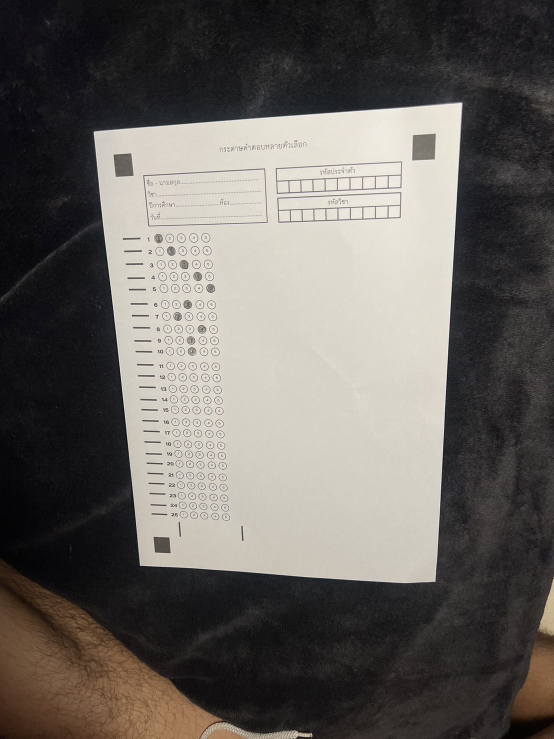
#> input picture backend/scanner/test_image/S__221782018.jpg, 1108 x 1477 px (shown at 1/2 size)
$ python scanerTest.py
#> lines starting #> are read from the running program, lines starting #| are printed output that depends on the picture; after the words box and inside, x2 and y2 are one past the last pixel; in counts of white or black regions, pixels touching at a corner belong together
# =====================================================================================
# anser sheet scanner
# =====================================================================================

# import the necessary packages
from imutils.perspective import four_point_transform
import cv2
import argparse
from imutils import contours
import numpy as np
import imutils

image_path = 'test_image/S__221782018.jpg'
save_output_dir = './output'

image = cv2.imread(image_path)
#> image is the input picture: shape (1477, 1108, 3); mean B, G, R 94.9, 99.6, 103.4
image = imutils.resize(image, width=1600)
#> image: shape (2132, 1600, 3)

gray = cv2.cvtColor(image, cv2.COLOR_BGR2GRAY)
blurred = cv2.GaussianBlur(gray, (5, 5), 0)
edged = cv2.Canny(blurred, 75, 200, None, 3, False)
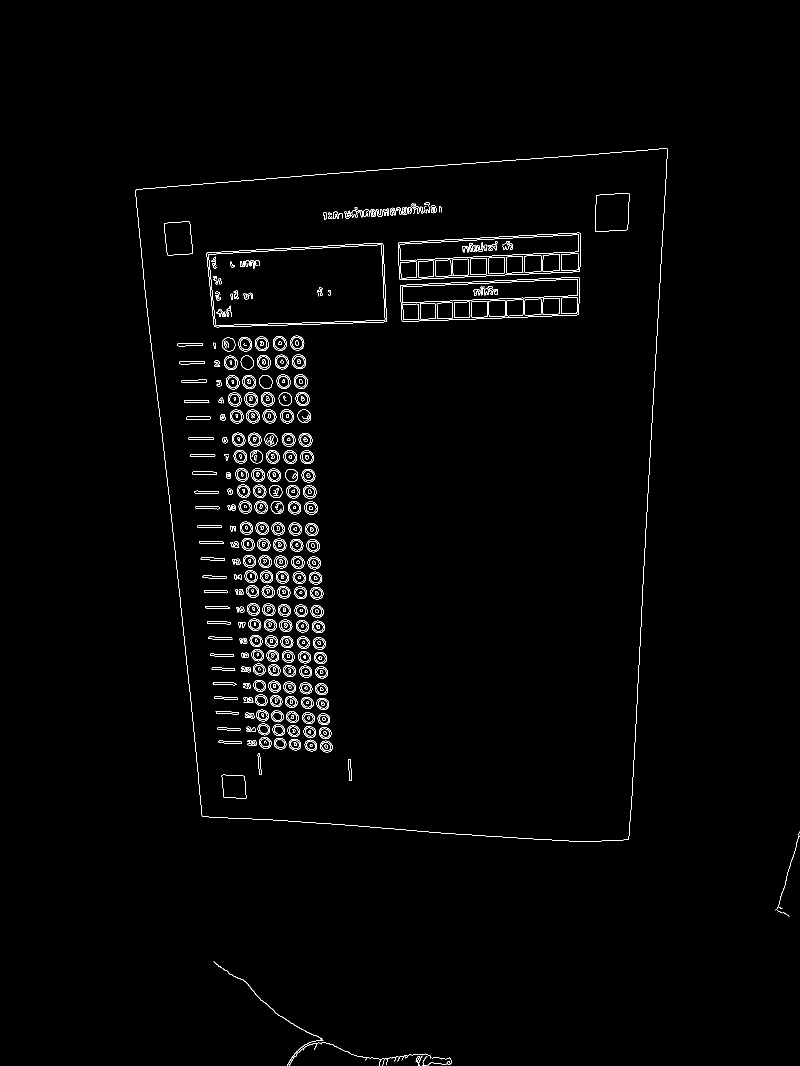
#> edged: shape (2132, 1600) (shown at 1/2 size); 1.3% white in thin lines or dots, all inside (x1, y1, x2, y2) = (271, 296, 1600, 2132)
gradient = cv2.morphologyEx(
    edged, cv2.MORPH_GRADIENT, np.ones((3, 3), np.uint8))
#> gradient: shape (2132, 1600); 3.9% white; 253 white regions

cv2.imwrite(f'{save_output_dir}/1.gray.jpg', gray)
cv2.imwrite(f'{save_output_dir}/2.blurred.jpg', blurred)
cv2.imwrite(f'{save_output_dir}/3.edged.jpg', edged)
cv2.imwrite(f'{save_output_dir}/4.gradient.jpg', gradient)
# [7 lines of commented-out code are left out]
cnts = cv2.findContours(gradient.copy(), cv2.RETR_EXTERNAL,
                        cv2.CHAIN_APPROX_SIMPLE)
#> cnts = 3 contours; box (x1, y1, x2, y2) and area: (270, 295, 1337, 1685) 1272970, (426, 1922, 904, 2132) 3358, (1550, 1662, 1600, 1834) 548
cnts = imutils.grab_contours(cnts)

cv2.imwrite(f'{save_output_dir}/5.cnts.jpg', cv2.drawContours(
    image.copy(), cnts, -1, (0, 255, 0), 5))
# [5 lines of commented-out code are left out]

docCnt = None

# ensure that at least one contour was found
if len(cnts) > 0:
    # sort the contours according to their size in
    # descending order
    cnts = sorted(cnts, key=cv2.contourArea, reverse=True)

    # loop over the sorted contours
    for c in cnts:
        # approximate the contour
        peri = cv2.arcLength(c, True)
        approx = cv2.approxPolyDP(c, 0.02 * peri, True)

        # if our approximated contour has four points,
        # then we can assume we have found the paper
        if len(approx) >= 4 and len(approx) <= 6:
            docCnt = approx
            break
#> this loop made 1 pass
#> (peri, docCnt) on pass 1: (4703.2, [[1334, 295], [270, 379], [403, 1633], [1258, 1679]])

cv2.imwrite(f'{save_output_dir}/6.docCnt.jpg', cv2.drawContours(
    image.copy(), [docCnt], -1, (0, 0, 255), 5))
# show the contour of the paper
# cv2.drawContours(image, [docCnt], -1, (0, 255, 0), 2)
# cv2.imshow('image', image)
# cv2.waitKey(0)
# cv2.destroyAllWindows()


# apply a four point perspective transform to both the
# original image and grayscale image to obtain a top-down
# birds eye view of the paper
paper = four_point_transform(image, docCnt.reshape(4, 2))
warped = four_point_transform(gray, docCnt.reshape(4, 2))

# [5 lines of commented-out code are left out]
cv2.imwrite(f'{save_output_dir}/7.paper.jpg', paper)
cv2.imwrite(f'{save_output_dir}/8.warped.jpg', warped)

# apply Otsu's thresholding method to binarize the warped
# piece of paper
thresh = cv2.threshold(warped, 0, 255,
                       cv2.THRESH_BINARY_INV | cv2.THRESH_OTSU)[1]
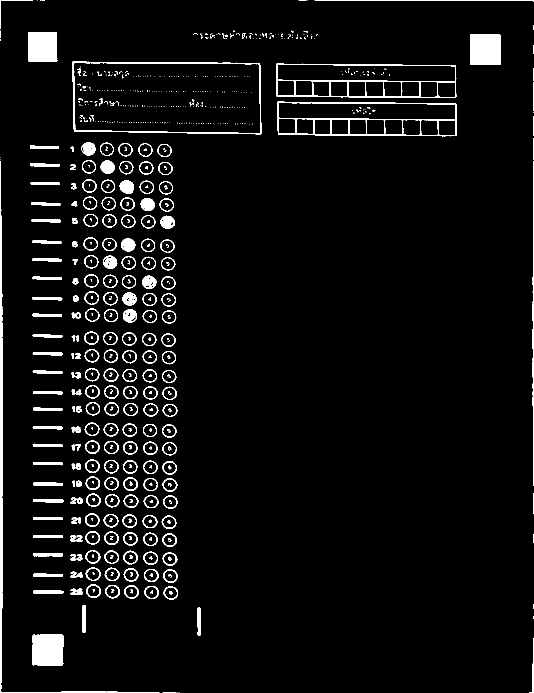
#> thresh: shape (1386, 1067) (shown at 1/2 size); 4.8% white; 700 white regions (409 under 20 px)

# cv2.imshow('thresh', thresh)
# cv2.waitKey(0)
# cv2.destroyAllWindows()

# find contours in the thresholded image, then initialize
# the list of contours that correspond to questions
cnts = cv2.findContours(thresh.copy(), cv2.RETR_EXTERNAL,
                        cv2.CHAIN_APPROX_SIMPLE)
#> cnts = 291 contours, 93 with area under 20; largest, box (x1, y1, x2, y2) and area: (144, 123, 523, 269) 52491, (552, 127, 913, 196) 23302, (554, 203, 913, 273) 23286, (0, 322, 319, 1386) 3755, (65, 1269, 127, 1331) 3664
cnts = imutils.grab_contours(cnts)

# draw all contours
output = paper.copy()
cv2.drawContours(output, cnts, -1, (0, 255, 0), 2)
#> output: shape (1386, 1067, 3); mean B, G, R 188.7, 211.4, 202.9
cv2.imshow('paper', output)
cv2.waitKey(0)

cv2.imwrite(f'{save_output_dir}/9.cnts.jpg', cv2.drawContours(
    paper.copy(), cnts, -1, (0, 255, 0), 5))
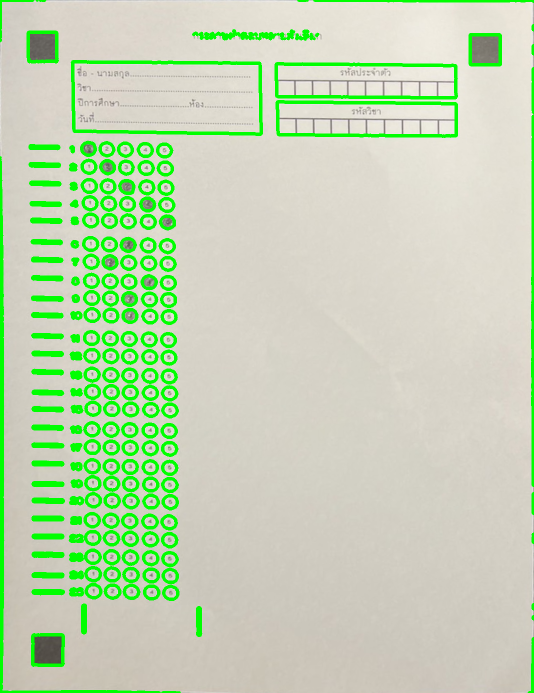
#> saved as 9.cnts.jpg: shape (1386, 1067, 3) (shown at 1/2 size); mean B, G, R 179.7, 214, 193.5

# find conner square marker for rotation (top-left, top-right, bottom-left) and marker infill is black
connerCnts = []
for c in cnts:
    # compute the bounding box of the contour, then use the
    # bounding box to derive the aspect ratio
    (x, y, w, h) = cv2.boundingRect(c)
    ratio = w / float(h)

    # contours area
    cntAr = cv2.contourArea(c)
    if (ratio >= 0.8 and ratio <= 1.1) and (cntAr > 1000):

        mask = np.zeros(thresh.shape, dtype='uint8')
        cv2.drawContours(mask, [c], -1, 255, -1)
        mask = cv2.bitwise_and(thresh, thresh, mask=mask)
        filledArea = cv2.countNonZero(mask)

        # calculate the total number of non-zero pixels
        percentage_filled = (filledArea / float(cntAr)) * 100
        # print('percentage_filled: ', percentage_filled, 'ratio: ', ratio, 'cntAr: ', cntAr)

        if percentage_filled > 70:
            connerCnts.append(c)
#> this loop made 291 passes
#> (x, y, w, h, ratio, cntAr, filledArea, percentage_filled) on passes 7, 246, 279: (65, 1269, 62, 62, 1, 3664.5, 3784, 103.3), (940, 69, 61, 61, 1, 3599, 3719, 103.3), (56, 64, 59, 60, 0.983, 3326, 3441, 103.5)
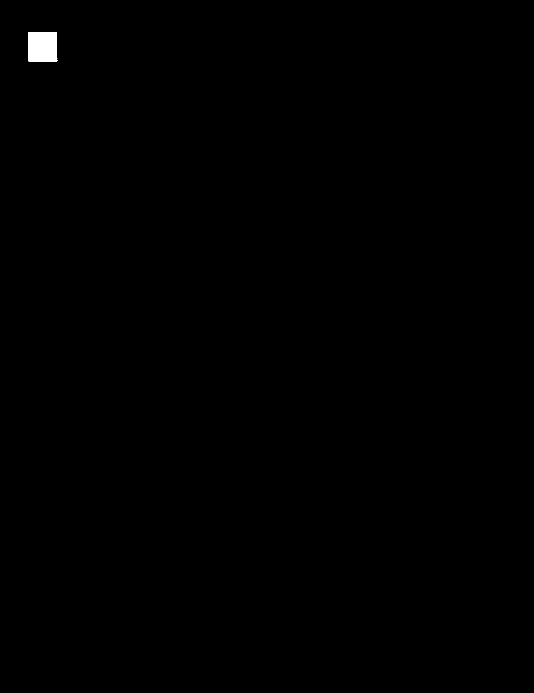
#> mask: shape (1386, 1067) (shown at 1/2 size); 0.23% white; 1 white region
#> after the loop, connerCnts = 3 contours; box (x1, y1, x2, y2) and area: (65, 1269, 127, 1331) 3664, (940, 69, 1001, 130) 3599, (56, 64, 115, 124) 3326

# draw all conners
output = paper.copy()
cv2.drawContours(output, connerCnts, -1, (0, 255, 0), 2)
#> output: shape (1386, 1067, 3); mean B, G, R 195.8, 206.6, 210.6
cv2.imshow('connerCnts', imutils.resize(output, height=650))
cv2.waitKey(0)
cv2.destroyAllWindows()

cv2.imwrite(f'{save_output_dir}/10.connerCnts.jpg', cv2.drawContours(
    paper.copy(), connerCnts, -1, (0, 255, 0), 5))

topZoneImage = warped.shape[0] // 3
#> topZoneImage = 462
# print('topZoneImage: ', topZoneImage)

topMaker = []
for c in connerCnts:
    (x, y, w, h) = cv2.boundingRect(c)
    if y < topZoneImage:
        topMaker.append(c)
#> this loop made 3 passes
#> (x, y, w, h) on passes 1 to 3: (65, 1269, 62, 62), (940, 69, 61, 61), (56, 64, 59, 60)
#> after the loop, topMaker = 2 contours; box (x1, y1, x2, y2) and area: (940, 69, 1001, 130) 3599, (56, 64, 115, 124) 3326

print('topMaker: ', len(topMaker))
#| topMaker:  2
if len(topMaker) == 1:
    print('image is upside down')
    warped = cv2.rotate(warped, cv2.ROTATE_180)
    thresh = cv2.rotate(thresh, cv2.ROTATE_180)
    paper = cv2.rotate(paper, cv2.ROTATE_180)


# cv2.imshow('Scanned', imutils.resize(warped, height=650))
# cv2.waitKey(0)
# cv2.destroyAllWindows()

cnts = cv2.findContours(thresh.copy(), cv2.RETR_EXTERNAL,
                        cv2.CHAIN_APPROX_SIMPLE)
cnts = imutils.grab_contours(cnts)

# draw all contours
# output = paper.copy()
# cv2.drawContours(output, cnts, -1, (0, 255, 0), 2)
# cv2.imshow('paper', imutils.resize(output, height=1000))


all_rectangles = []

print('cnts: ', len(cnts))
#| cnts:  291
for c in cnts:
    peri = cv2.arcLength(c, True)
    approx = cv2.approxPolyDP(c, 0.02 * peri, True)

    contour_area = cv2.contourArea(c)

    if contour_area != 0:
        mask = np.zeros(thresh.shape, dtype="uint8")

        cv2.drawContours(mask, [c], -1, 255, -1)
        mask = cv2.bitwise_and(thresh, thresh, mask=mask)

        total = cv2.countNonZero(mask)

        percentage_filled = total / float(contour_area)

        if len(approx) >= 3 and len(approx) <= 6 and percentage_filled > 0.9 and cv2.contourArea(c) > 200:
            all_rectangles.append(approx)
#> this loop made 291 passes
#> (peri, approx, contour_area, total, percentage_filled) on passes 4, 7, 9, 10, 12: (206.8, [[1066, 1289], [1065, 1384], [1058, 1385], [1066, 1385]], 59, 163, 2.76), (244, [[67, 1269], [65, 1329], [124, 1330], [126, 1271]], 3664.5, 3784, 1.03), (119.9, [[396, 1215], [395, 1269], [400, 1270], [400, 1216]], 265.5, 325, 1.22), (118.2, [[166, 1210], [165, 1264], [169, 1265], [170, 1210]], 273.5, 333, 1.22), (130.1, [[66, 1182], [67, 1186], [126, 1185], [123, 1181]], 298, 362, 1.21)
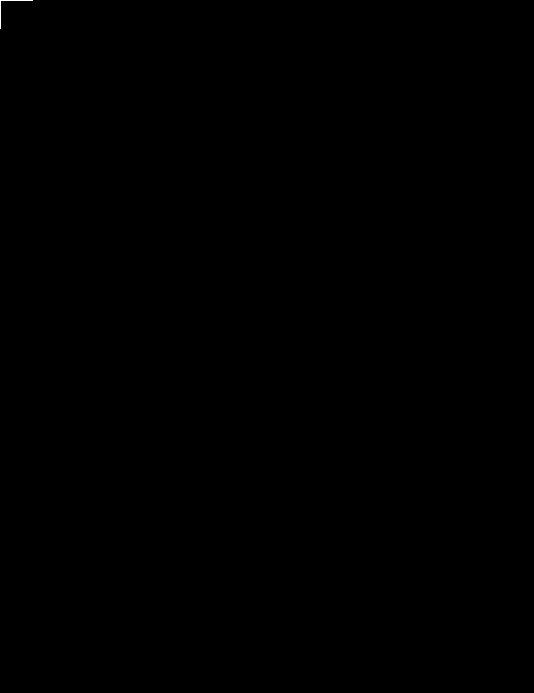
#> mask: shape (1386, 1067) (shown at 1/2 size); 0.01% white in thin lines or dots, all inside (x1, y1, x2, y2) = (0, 0, 66, 58)

# [13 lines of commented-out code are left out]

print('all_rectangles: ', len(all_rectangles))
#| all_rectangles:  31

rectangles = []

for c in all_rectangles:
    x, y, w, h = cv2.boundingRect(c)

    ratio = w / float(h)

    area = cv2.contourArea(c)
    # print('ratio: ', ratio, 'area: ', area)

    if not (0.9 <= ratio <= 1.1) and area > 100:
        rectangles.append(c)
#> this loop made 31 passes
#> c on passes 1 to 8: [[67, 1269], [65, 1329], [124, 1330], [126, 1271]], [[396, 1215], [395, 1269], [400, 1270], [400, 1216]], [[166, 1210], [165, 1264], [169, 1265], [170, 1210]], [[66, 1182], [67, 1186], [126, 1185], [123, 1181]], [[66, 1148], [66, 1152], [125, 1152], [125, 1148]], [[66, 1107], [68, 1112], [125, 1111], [125, 1107]], [[66, 1071], [68, 1075], [125, 1074], [124, 1070]], [[66, 1034], [66, 1039], [125, 1038], [122, 1034]]

print('rectangles: ', len(rectangles))
#| rectangles:  28
# draw rectangles
output = paper.copy()
cv2.drawContours(output, rectangles, -1, (0, 255, 0), 2)
#> output: shape (1386, 1067, 3); mean B, G, R 195, 207.8, 209.7
cv2.imshow('rectangles', imutils.resize(output, height=650))
cv2.waitKey(0)

cv2.imwrite(f'{save_output_dir}/11.rectangles.jpg', cv2.drawContours(
    paper.copy(), rectangles, -1, (0, 255, 0), 5))

horizontal_rectangles = []
vertical_rectangles = []

for c in rectangles:
    x, y, w, h = cv2.boundingRect(c)

    ratio = w / float(h)

    area = cv2.contourArea(c)

    if (area > 100) and (area < 500):
        if ratio > 1.1:
            # print('ratio: ', ratio, 'area: ', area, 'horizontal')
            horizontal_rectangles.append(c)
        elif ratio < 0.9:
            print('ratio: ', ratio, 'area: ', area, 'vertical')
            vertical_rectangles.append(c)
#> this loop made 28 passes
#> (printed output is left out)

print('horizontal_rectangles: ', len(horizontal_rectangles))
#| horizontal_rectangles:  25
print('vertical_rectangles: ', len(vertical_rectangles))
#| vertical_rectangles:  2


# draw horizontal rectangles
output = paper.copy()
cv2.drawContours(output, horizontal_rectangles, -1, (0, 255, 0), 2)
#> output: shape (1386, 1067, 3); mean B, G, R 195.2, 207.2, 210
cv2.imshow('horizontal_rectangles', imutils.resize(output, height=650))

# draw vertical rectangles
output = paper.copy()
cv2.drawContours(output, vertical_rectangles, -1, (0, 255, 0), 2)
#> output: shape (1386, 1067, 3); mean B, G, R 195.9, 206.5, 210.7
cv2.imshow('vertical_rectangles', imutils.resize(output, height=650))
cv2.waitKey(0)
cv2.destroyAllWindows()

# define zones to find the answer zones by vertical and horizontal rectangles
max_x = max([cv2.boundingRect(c)[0] for c in vertical_rectangles])
min_x = min([cv2.boundingRect(c)[0] for c in vertical_rectangles]) - 5

max_y = max([cv2.boundingRect(c)[1] for c in horizontal_rectangles]) + 20
min_y = min([cv2.boundingRect(c)[1] for c in horizontal_rectangles]) - 20
print('min_x: ', min_x, 'max_x: ', max_x, 'min_y: ', min_y, 'max_y: ', max_y)
#| min_x:  160 max_x:  395 min_y:  271 max_y:  1201

# draw zones
output = paper.copy()
cv2.rectangle(output, (min_x, min_y), (max_x, max_y), (0, 255, 0), 2)
#> output: shape (1386, 1067, 3); mean B, G, R 195.1, 206.7, 209.8
cv2.imshow('zone', imutils.resize(output, height=650))
cv2.waitKey(0)
cv2.destroyAllWindows()

cv2.imwrite(f'{save_output_dir}/12.zone.jpg', cv2.rectangle(
    paper.copy(), (min_x, min_y), (max_x, max_y), (0, 255, 0), 5))

# find circles bubbles in the answer zones
bubbles = []
for c in cnts:
    x, y, w, h = cv2.boundingRect(c)
    area = cv2.contourArea(c)

    if min_x < x < max_x and min_y < y < max_y:
        # print('area: ', area)
        if area > 10:
            bubbles.append(c)
#> this loop made 291 passes
#> c on passes 1 to 3: [[358, 1385]], [[355, 1385], [356, 1385]], [[325, 1385], [352, 1385]]


# draw bubbles
output = paper.copy()
for i, bubble in enumerate(bubbles):
    cv2.drawContours(output, [bubble], -1, (0, 255, 0), 2)
    cv2.putText(output, str(
        i+1), (bubble[0][0][0], bubble[0][0][1]), cv2.FONT_HERSHEY_SIMPLEX, 0.5, (0, 0, 255), 2)
#> this loop made 125 passes
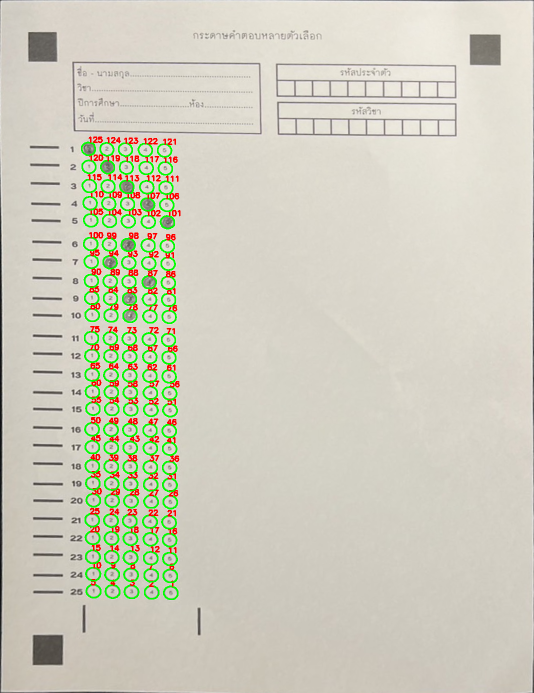
#> output: shape (1386, 1067, 3) (shown at 1/2 size); mean B, G, R 189.9, 206.1, 207.3

cv2.imshow('bubble', imutils.resize(output, height=1000))
cv2.waitKey(0)
cv2.destroyAllWindows()

print('bubbles: ', len(bubbles))
#| bubbles:  125

cv2.imwrite(f'{save_output_dir}/13.bubbles.jpg', cv2.drawContours(
    paper.copy(), bubbles, -1, (0, 255, 0), 5))


answers = {
    # '1': ['A', 'B'],
    # '2': ['C', 'D'],
}
# sort horizontal rectangles by y coordinate top to bottom
horizontal_rectangles = sorted(
    horizontal_rectangles, key=lambda x: x[0][0][1])

for (i, row) in enumerate(horizontal_rectangles):
    # print('i: ', i, 'row: ', row)
    # find the bubbles 5 bubbles that have the nearest y coordinate to the row
    bubbles_in_row = []
    for bubble in bubbles:
        if abs(bubble[0][0][1] - row[0][0][1]) < 20:
            bubbles_in_row.append(bubble)
    print(len(bubbles_in_row))

    # sort the bubbles by x coordinate
    bubbles_in_row = sorted(bubbles_in_row, key=lambda x: x[0][0][0])

    # draw bubbles in row and put the number of the row
    output = paper.copy()
    for j, bubble in enumerate(bubbles_in_row):
        cv2.drawContours(output, [bubble], -1, (0, 255, 0), 2)
        cv2.putText(output, str(
            j+1), (bubble[0][0][0], bubble[0][0][1]), cv2.FONT_HERSHEY_SIMPLEX, 0.5, (0, 0, 255), 2)
    cv2.putText(output, str(
        i+1), (row[0][0][0], row[0][0][1]), cv2.FONT_HERSHEY_SIMPLEX, 0.5, (0, 0, 255), 2)
    cv2.imshow('bubbles_in_row', imutils.resize(output, height=1000))
    cv2.waitKey(0)

    cv2.imwrite(f'{save_output_dir}/questions/14.bubbles_in_row_{i}.jpg', cv2.drawContours(
        paper.copy(), bubbles_in_row, -1, (0, 255, 0), 5))


    # find the bubbles that has filled > 50% in the row
    bubbles_filled = []
    for (j, bubble) in enumerate(bubbles_in_row):
        mask = np.zeros(thresh.shape, dtype="uint8")
        cv2.drawContours(mask, [bubble], -1, 255, -1)
        mask = cv2.bitwise_and(thresh, thresh, mask=mask)
        total = cv2.countNonZero(mask)
        percentage_filled = total / float(cv2.contourArea(bubble))
        if percentage_filled > 0.5:
            bubbles_filled.append(j)
    # print(bubbles_filled)
    # print('---------------------')

    # add the answer to the answers dictionary 0: A, 1: B, 2: C, 3: D, 4: E
    answers[str(i+1)] = []
    for j, bubble in enumerate(bubbles_in_row):
        if j in bubbles_filled:
            answers[str(i+1)].append(chr(65+j))
#> this loop made 25 passes
#> row on passes 1 to 8: [[60, 291], [60, 296], [117, 296], [116, 292]], [[60, 327], [63, 332], [118, 332], [118, 328]], [[61, 365], [62, 368], [119, 369], [118, 365]], [[62, 405], [63, 409], [120, 410], [119, 406]], [[63, 439], [64, 443], [121, 443], [119, 439]], [[64, 482], [65, 485], [122, 486], [121, 482]], [[65, 517], [65, 521], [123, 521], [117, 517]], [[65, 554], [67, 558], [123, 558], [122, 554]]
#> (printed output is left out)
#> pass 2, `cv2.imwrite(f'{save_output_dir}/questions/14.bubbles_in_row_{i}.jpg', ..`:
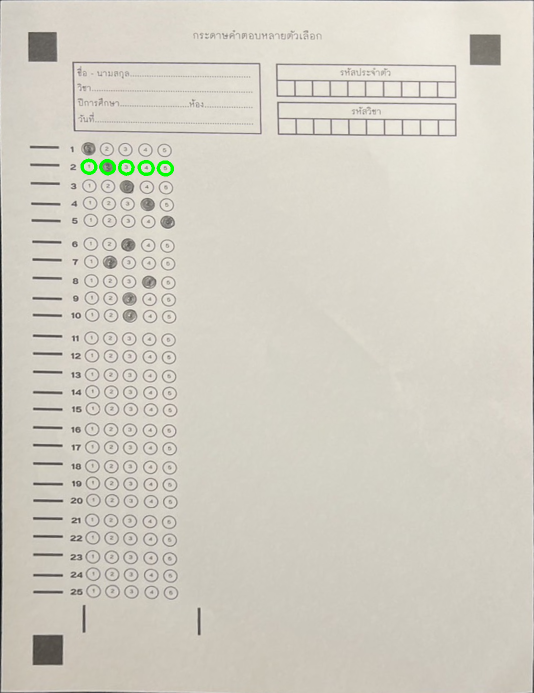
#> saved as 14.bubbles_in_row_1.jpg: shape (1386, 1067, 3) (shown at 1/2 size); mean B, G, R 195.7, 206.6, 210.4


print(answers)
#> (printed output is left out)
